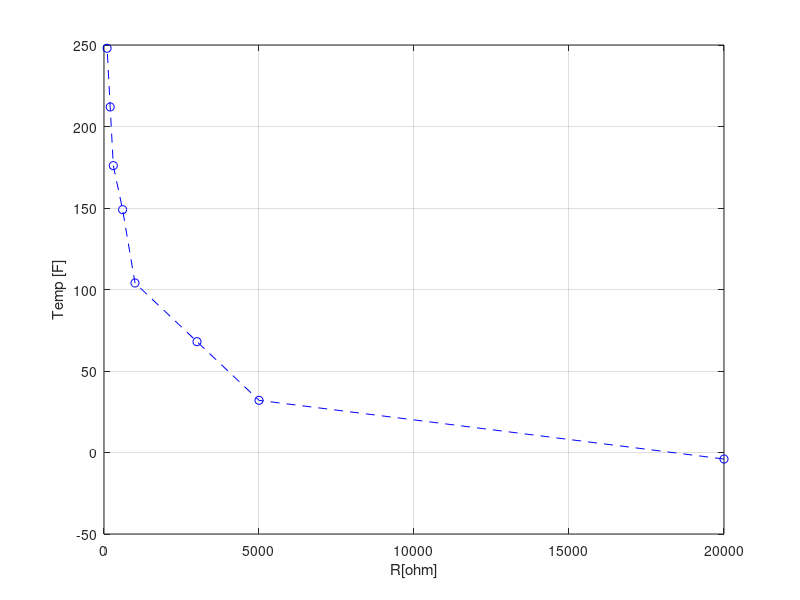

Source code (MATLAB):
data = [ 20 -4
    5 32
    3 68
    1 104
    0.6 149
    0.3 176
    0.2 212
    0.1 248];
   
   x = data(:,1).*1000;
   y = data(:,2);
   
   figure(1)
   clf;
   plot(x,y, 'b--o');
   xlabel('R[ohm]');
   ylabel('Temp [F]');
   grid on;